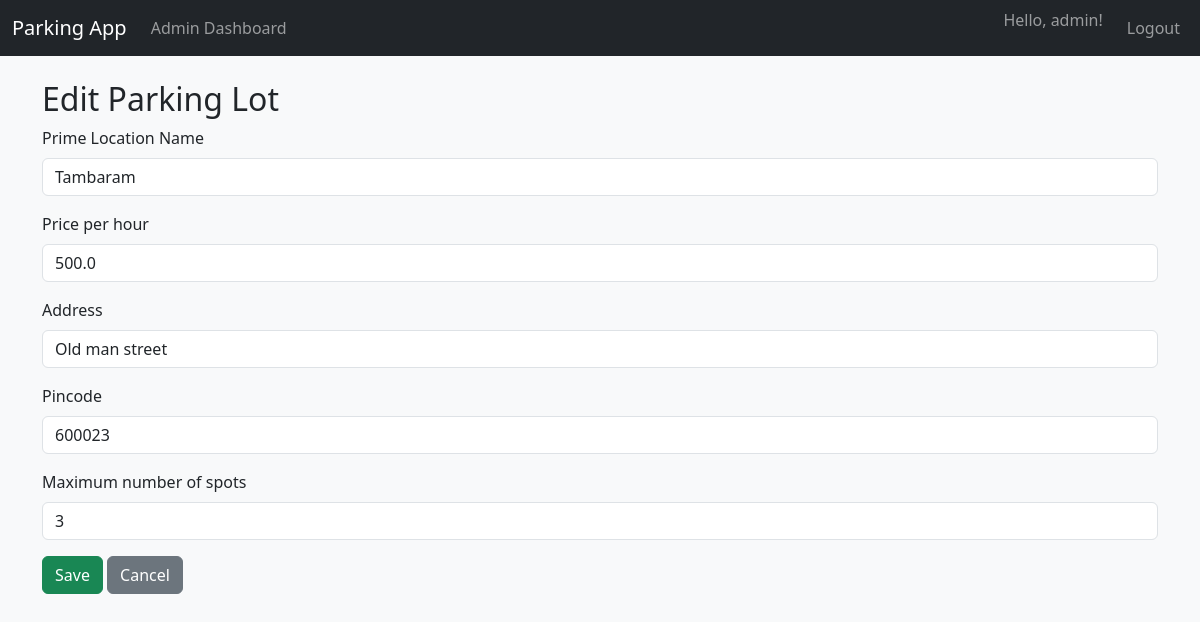
/admin/lots/2/edit (signed in), run on the app's committed database.
### parking/models.py (models this page shows, shortened)
class User(db.Model, UserMixin):
    __tablename__ = "users"
    id = db.Column(db.Integer, primary_key=True)
    username = db.Column(db.String(120), unique=True, nullable=False)
    password_hash = db.Column(db.String(255), nullable=False)
    role = db.Column(db.String(20), default="user")
    created_at = db.Column(db.DateTime, default=datetime.utcnow)
    reservations = db.relationship("Reservation", backref="user", lazy=True)
    def is_admin(self) -> bool:
        return self.role == "admin"

class ParkingLot(db.Model):
    __tablename__ = "parking_lots"
    id = db.Column(db.Integer, primary_key=True)
    prime_location_name = db.Column(db.String(200), nullable=False)
    price_per_hour = db.Column(db.Float, nullable=False)
    address = db.Column(db.String(255), nullable=False)
    pincode = db.Column(db.String(20), nullable=False)
    max_spots = db.Column(db.Integer, nullable=False)
    created_at = db.Column(db.DateTime, default=datetime.utcnow)
    spots = db.relationship("ParkingSpot", backref="lot", lazy=True, cascade="all, delete-orphan")

### parking/admin/routes.py (the view, shortened to what this page needs)
@admin_bp.route("/lots/<int:lot_id>/edit", methods=["GET", "POST"])
@login_required
@admin_required
def lot_edit(lot_id):
    lot = ParkingLot.query.get_or_404(lot_id)
    form = ParkingLotForm(obj=lot)
    return render_template("admin/lot_form.html", form=form, action="Edit")

### parking/admin/forms.py
class ParkingLotForm(FlaskForm):
    prime_location_name = StringField("Prime Location Name", validators=[DataRequired(), Length(max=200)])
    price_per_hour = FloatField("Price per hour", validators=[DataRequired(), NumberRange(min=0)])
    address = StringField("Address", validators=[DataRequired(), Length(max=255)])
    pincode = StringField("Pincode", validators=[DataRequired(), Length(max=20)])
    max_spots = IntegerField("Maximum number of spots", validators=[DataRequired(), NumberRange(min=1)])
    submit = SubmitField("Save")

### parking/__init__.py (called while the page is built)
def create_app():
    app = Flask(__name__)
    app.config.from_object("config.Config")
    db.init_app(app)
    login_manager.init_app(app)
    app.register_blueprint(auth_bp)
    app.register_blueprint(admin_bp, url_prefix="/admin")
    app.register_blueprint(user_bp, url_prefix="/user")
    @login_manager.user_loader
    def load_user(user_id):
        return User.query.get(int(user_id))
    with app.app_context():
        db.create_all()
    return app

### parking/admin/routes.py (called while the page is built)
def admin_required(func_):
    from functools import wraps
    @wraps(func_)
    def wrapper(*args, **kwargs):
        if not current_user.is_authenticated or not current_user.is_admin():
            abort(403)
        return func_(*args, **kwargs)
    return wrapper

### parking/templates/admin/lot_form.html (shortened to what this page needs)
{% extends "base.html" %}
{% block content %}
<h2>{{ action }} Parking Lot</h2>
<form method="POST" novalidate>
  <div class="mb-3">
    {{ form.prime_location_name.label(class="form-label") }}
    {{ form.prime_location_name(class="form-control") }}
  </div>
  <div class="mb-3">
    {{ form.price_per_hour.label(class="form-label") }}
    {{ form.price_per_hour(class="form-control") }}
  </div>
  <div class="mb-3">
    {{ form.address.label(class="form-label") }}
    {{ form.address(class="form-control") }}
  </div>
  <div class="mb-3">
    {{ form.pincode.label(class="form-label") }}
    {{ form.pincode(class="form-control") }}
  </div>
  <div class="mb-3">
    {{ form.max_spots.label(class="form-label") }}
    {{ form.max_spots(class="form-control") }}
  </div>
  {{ form.submit(class="btn btn-success") }}
  <a href="{{ url_for('admin.dashboard') }}" class="btn btn-secondary">Cancel</a>
</form>
{% endblock %}

### parking/templates/base.html (shortened to what this page needs)
<!doctype html>
<html lang="en">
<head>
  <link
      href="https://cdn.jsdelivr.net/npm/bootstrap@5.3.3/dist/css/bootstrap.min.css"
      rel="stylesheet"
  >
  <link rel="stylesheet" href="{{ url_for('static', filename='css/style.css') }}">
</head>
<body>
<nav class="navbar navbar-expand-lg navbar-dark bg-dark mb-4">
  <div class="container-fluid">
    <a class="navbar-brand" href="#">Parking App</a>
    <div class="collapse navbar-collapse" id="navbarColor">
      <ul class="navbar-nav me-auto mb-2 mb-lg-0">
        {% if current_user.is_authenticated %}
          {% if current_user.role == 'admin' %}
            <li class="nav-item">
              <a class="nav-link" href="{{ url_for('admin.dashboard') }}">Admin Dashboard</a>
            </li>
          {% else %}
            <li class="nav-item">
              <a class="nav-link" href="{{ url_for('user.dashboard') }}">Dashboard</a>
            </li>
          {% endif %}
        {% endif %}
      </ul>
      <ul class="navbar-nav">
        {% if current_user.is_authenticated %}
          <li class="nav-item">
            <span class="navbar-text me-3">Hello, {{ current_user.username }}!</span>
          </li>
          <li class="nav-item">
            <a class="nav-link" href="{{ url_for('auth.logout') }}">Logout</a>
          </li>
        {% endif %}
      </ul>
    </div>
  </div>
</nav>
<div class="container">
  {% block content %}{% endblock %}
</div>
</body>
</html>

### parking/static/css/style.css (style rules this page uses)
body { background-color: #f8f9fa; }

### data on the page
User: username "admin"
ParkingLot: prime_location_name "Tambaram", price_per_hour "500.0", address "Old man street", pincode "600023", max_spots "3"

### other printed values
{{ action }} "Edit"
